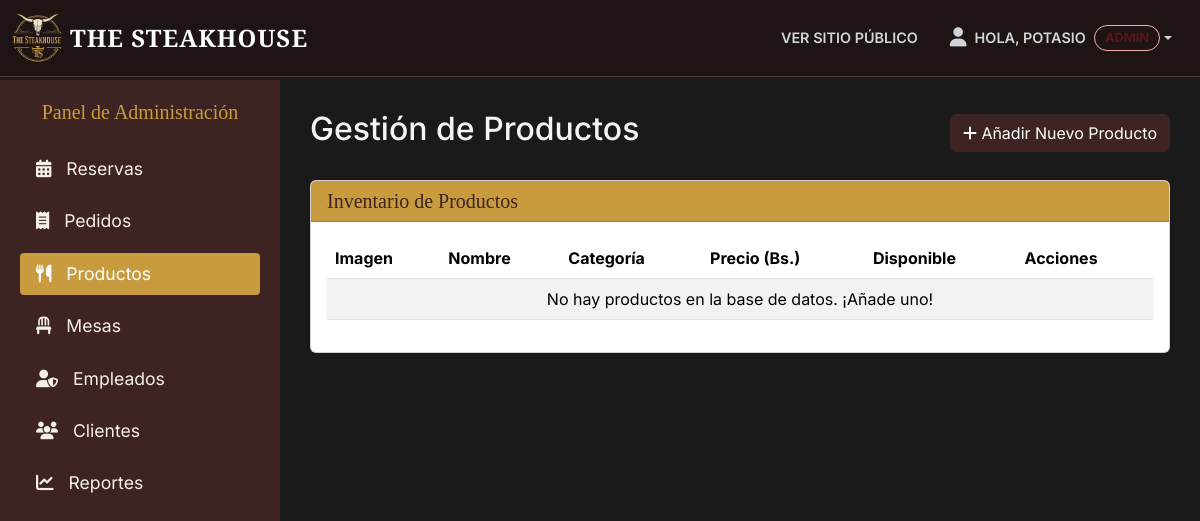
Before: /panel/productos/ (signed in) with the older database file.
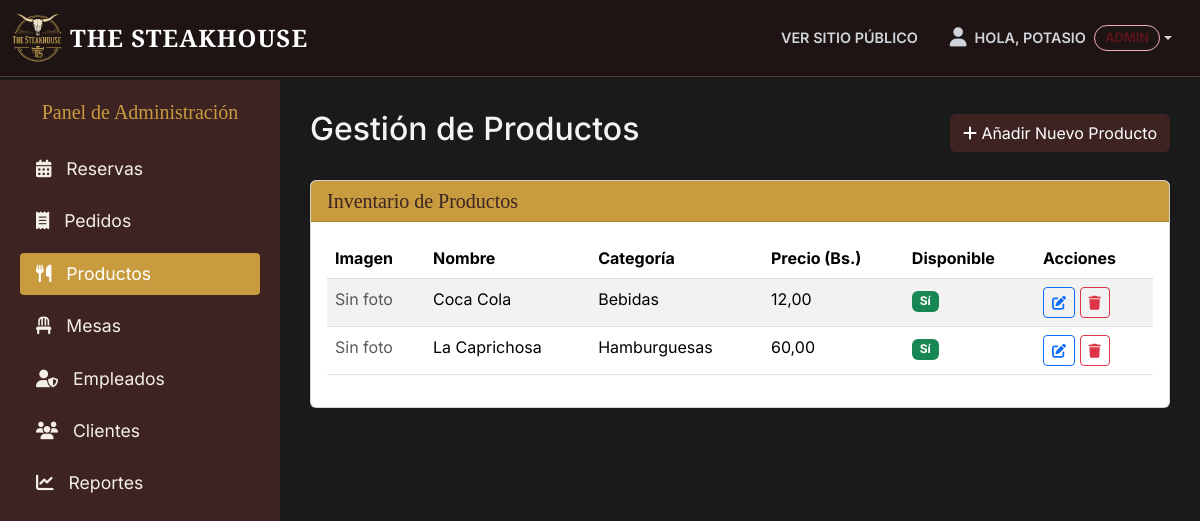
After: the same page with the newer database file.
### productos/models.py (models this page shows, shortened)
class Producto(models.Model):
    CATEGORIA_CHOICES = (
        ('CARNE', 'Cortes de Carne'),
        ('HAMBURGUESA', 'Hamburguesas'),
        ('GUARNICION', 'Guarniciones'),
        ('BEBIDA', 'Bebidas'),
        ('POSTRE', 'Postres'),
    )
    nombre_producto = models.CharField(max_length=100)
    descripcion = models.TextField(blank=True, null=True)
    precio = models.DecimalField(max_digits=10, decimal_places=2)
    categoria = models.CharField(max_length=20, choices=CATEGORIA_CHOICES)
    disponible = models.BooleanField(default=True)
    imagen = models.ImageField(upload_to='productos/', blank=True, null=True)

### dashboard/views.py (the view)
# urls.py: path('productos/', views.producto_list, name='dashboard_productos'),
@admin_requerido # <-- CAMBIO
def producto_list(request):
    productos = Producto.objects.all().order_by('nombre_producto')
    context = {'productos': productos}
    return render(request, 'dashboard/producto_list.html', context)

### dashboard/views.py (called while the page is built)
def admin_requerido(function):
    return user_passes_test(
        lambda u: u.is_authenticated and u.is_superuser,
        login_url='dashboard_home', # Si no es admin, lo manda al inicio del panel
        redirect_field_name=None
    )(function)

### templates/dashboard/producto_list.html
{% extends 'dashboard/base_dashboard.html' %}
{% block content %}
<div class="d-flex justify-content-between align-items-center mb-4">
    <h1 class="fs-2">Gestión de Productos</h1>
    <a href="{% url 'producto_create' %}" class="btn btn-primary" style="background-color: #3d2422; border-color: #3d2422;">
        <i class="fa fa-plus"></i> Añadir Nuevo Producto
    </a>
</div>
<div class="card shadow-sm">
    <div class="card-header card-header-gold">
        <h5 class="mb-0">Inventario de Productos</h5>
    </div>
    <div class="card-body">
        <div class="table-responsive">
            <table class="table table-striped table-hover">
                <thead>
                    <tr>
                        <th scope="col">Imagen</th>
                        <th scope="col">Nombre</th>
                        <th scope="col">Categoría</th>
                        <th scope="col">Precio (Bs.)</th>
                        <th scope="col">Disponible</th>
                        <th scope="col">Acciones</th>
                    </tr>
                </thead>
                <tbody>
                    {% for p in productos %}
                    <tr>
                        <td>
                            {% if p.imagen %}
                                <img src="{{ p.imagen.url }}" alt="{{ p.nombre_producto }}" width="60" class="img-thumbnail">
                            {% else %}
                                <span class="text-muted">Sin foto</span>
                            {% endif %}
                        </td>
                        <td>{{ p.nombre_producto }}</td>
                        <td>{{ p.get_categoria_display }}</td>
                        <td>{{ p.precio|floatformat:2 }}</td>
                        <td>
                            {% if p.disponible %}
                                <span class="badge bg-success">Sí</span>
                            {% else %}
                                <span class="badge bg-danger">No</span>
                            {% endif %}
                        </td>
                        <td>
                            <a href="{% url 'producto_update' p.pk %}" class="btn btn-sm btn-outline-primary">
                                <i class="fa fa-edit"></i>
                            </a>
                            <a href="{% url 'producto_delete' p.pk %}" class="btn btn-sm btn-outline-danger">
                                <i class="fa fa-trash"></i>
                            </a>
                        </td>
                    </tr>
                    {% empty %}
                    <tr>
                        <td colspan="6" class="text-center">No hay productos en la base de datos. ¡Añade uno!</td>
                    </tr>
                    {% endfor %}
                </tbody>
            </table>
        </div>
    </div>
</div>
{% endblock %}

Changed rows visible on the page:
added Producto: imagen "Sin foto", nombre_producto "Coca Cola", categoria "Bebidas", precio "12,00", disponible "Sí"
added Producto: imagen "Sin foto", nombre_producto "La Caprichosa", categoria "Hamburguesas", precio "60,00", disponible "Sí"
Other visible differences:
text no longer shown: "No hay productos en la base de datos. ¡Añade uno!"
